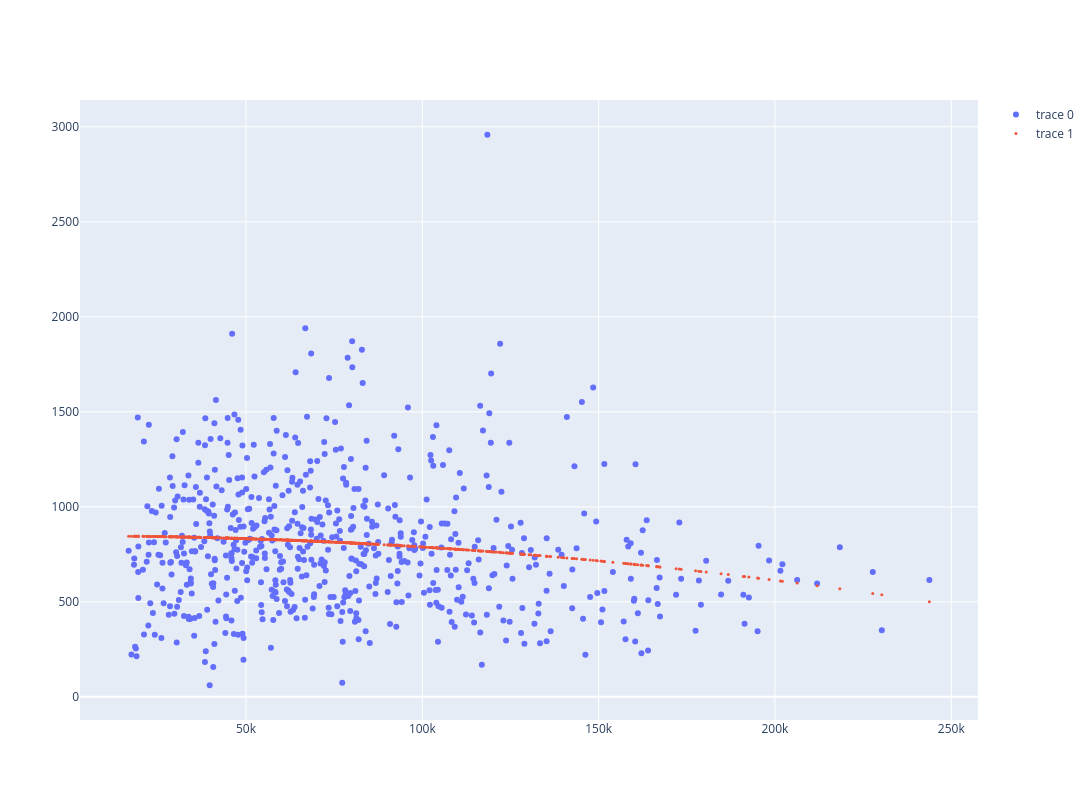

Notebook code for this chart:
### Markdown cell above
## Shortest path vs Income^2

### Code cell
result = smf.wls("shortest_path ~ I(household_income_by_race**2)", data=data).fit()

data_x = data.household_income_by_race
data_y = data.shortest_path

show_and_plot(result, data_x, data_y)

### Figure 1 — Plotly figure (JSON) as saved in the notebook; plotly's stock layout.template omitted (floating-point values rounded to 4 significant figures; data arrays with more than 128 entries replaced by an {"elided": "..."} marker saying what was removed)
{"data": [{"mode": "markers", "type": "scatter", "x": {"elided": "633 int values"}, "y": {"elided": "633 float values"}}, {"marker": {"size": 3}, "mode": "markers", "type": "scatter", "x": {"elided": "633 int values"}, "y": {"elided": "633 float values"}}], "layout": {"height": 800, "width": 1200}}
